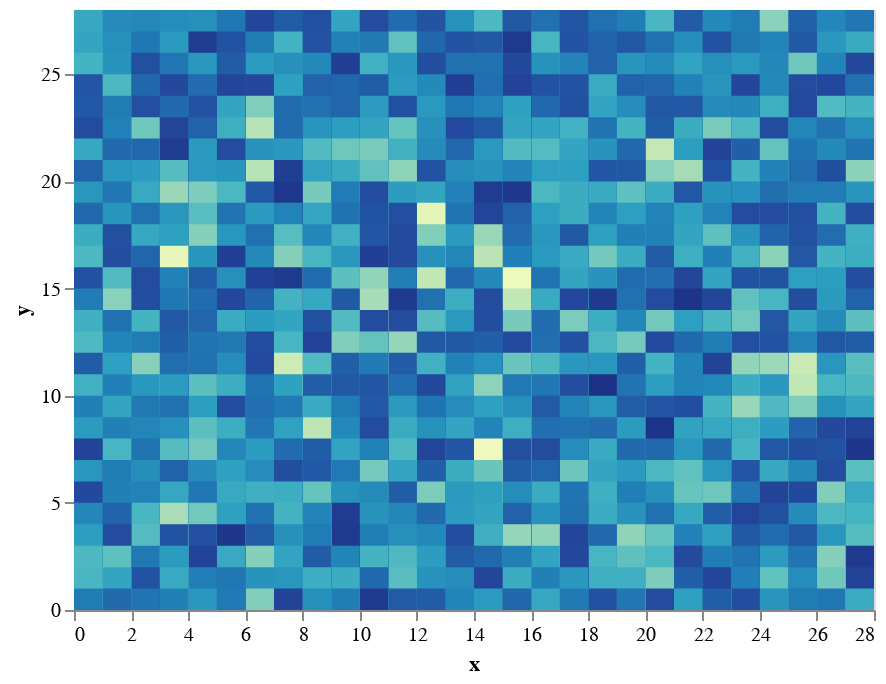

The cell this chart's notebook holds for it:
### Code cell
selector = alt.selection_multi(fields=["group"])
color = alt.condition(selector,
                      alt.Color('val:Q', legend=None),
                      alt.value('lightgray'))


alt.Chart(mesh).mark_rect().encode(
    x="x:Q",
    y="y:Q",
    color=color,
    tooltip="group"
).add_selection(
    selector
)

### Figure 1 — Vega-Lite specification as saved in the notebook (floating-point values rounded to 4 significant figures; data arrays with more than 128 entries replaced by an {"elided": "..."} marker saying what was removed)
{"config": {"view": {"continuousWidth": 400, "continuousHeight": 300}}, "data": {"name": "data-32e103d1d063ef7cdd601abb6ff63bcb"}, "mark": "rect", "encoding": {"color": {"condition": {"field": "val", "legend": null, "type": "quantitative", "selection": "selector020"}, "value": "lightgray"}, "tooltip": {"field": "group", "type": "quantitative"}, "x": {"field": "x", "type": "quantitative"}, "y": {"field": "y", "type": "quantitative"}}, "selection": {"selector020": {"type": "multi", "fields": ["group"]}}, "$schema": "https://vega.github.io/schema/vega-lite/v4.17.0.json", "datasets": {"data-32e103d1d063ef7cdd601abb6ff63bcb": {"elided": "784 records"}}}
